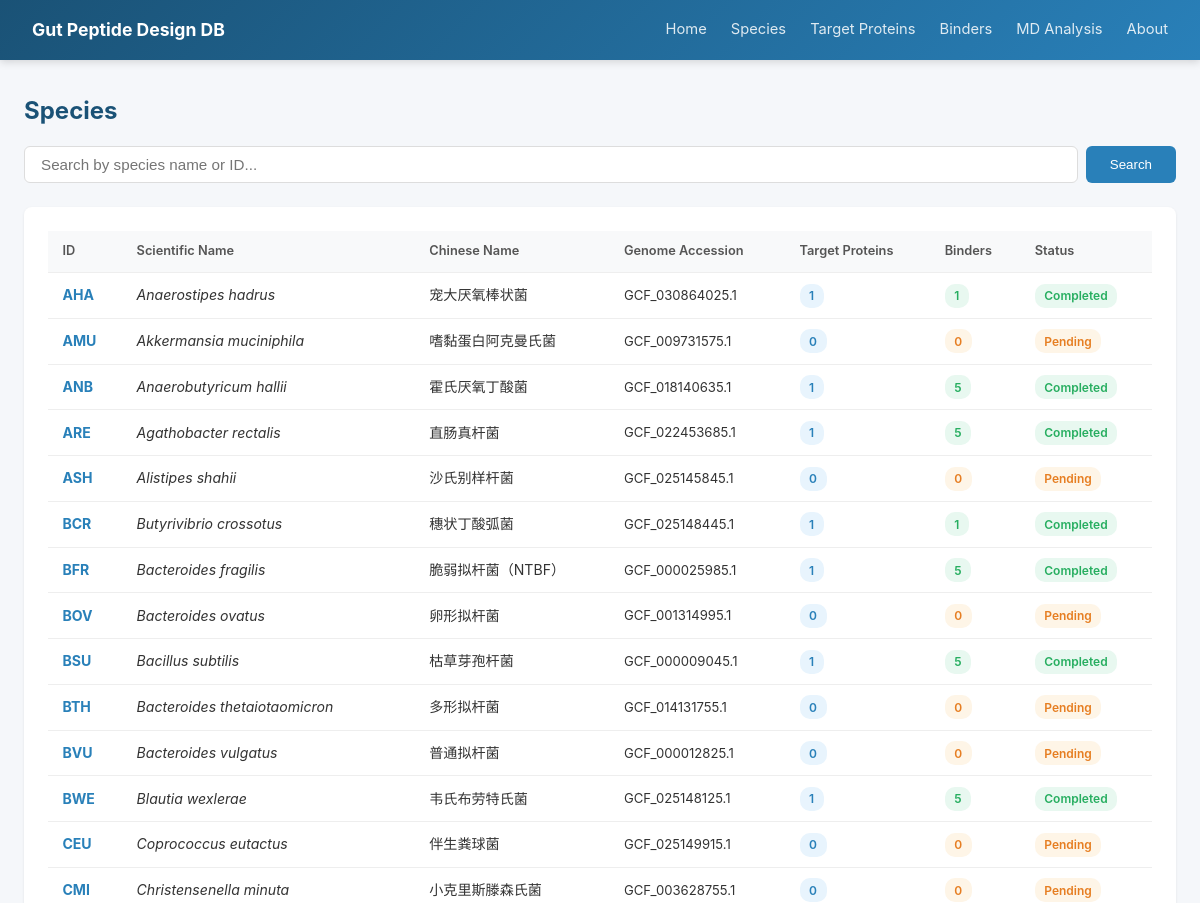
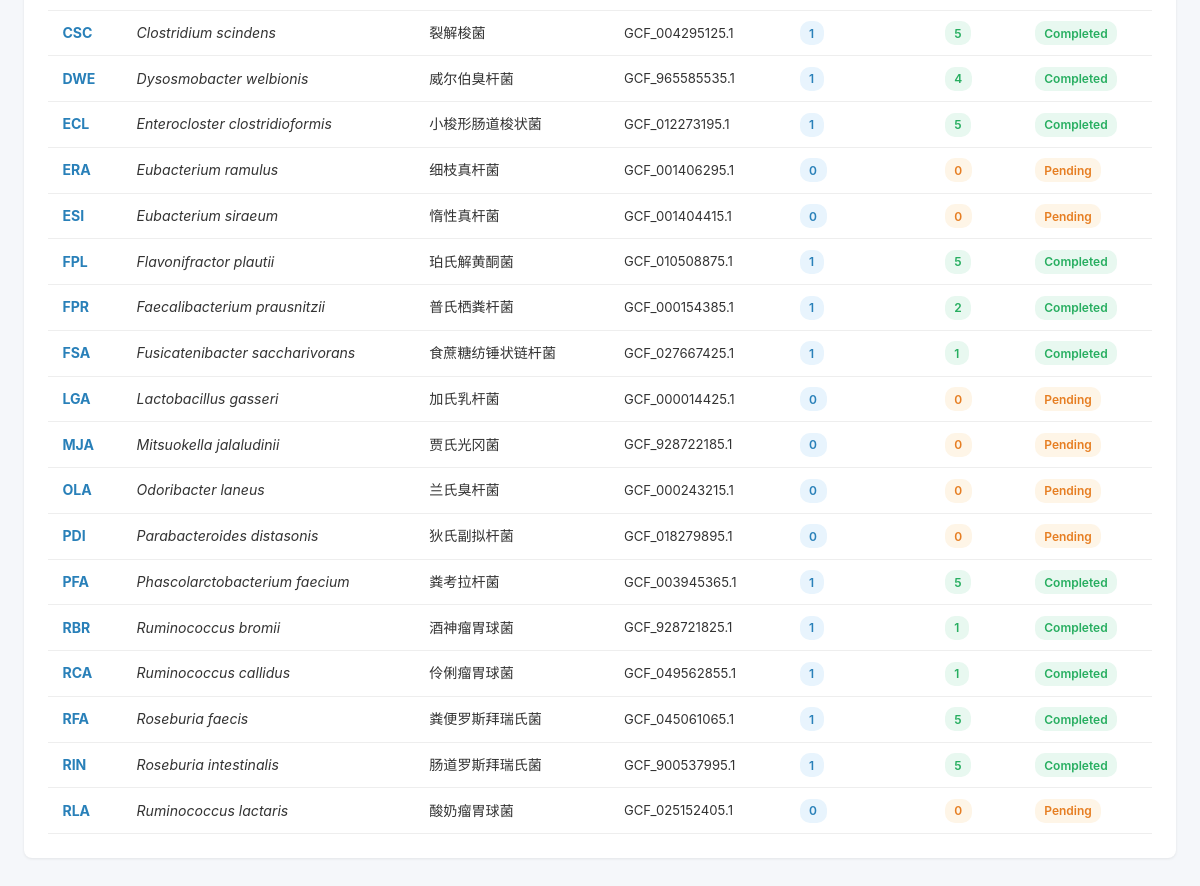
Screenshot of /species with the database file from the repository (2 pictures, top to bottom).
### tables this page shows
CREATE TABLE Species (
        Species_ID      TEXT PRIMARY KEY,
        Scientific_Name TEXT NOT NULL,
        Chinese_Name    TEXT,
        Taxonomy_ID     INTEGER,
        Genome_Accession TEXT,
        Proteome_Source TEXT,
        Notes           TEXT
    );

### app.py (the view)
@app.route('/species')
def species_list():
    db = get_db()
    q = request.args.get('q', '')
    if q:
        rows = db.execute("""
            SELECT s.*,
                   (SELECT COUNT(*) FROM Target_Protein p WHERE p.Species_ID=s.Species_ID) as protein_cnt,
                   (SELECT COUNT(*) FROM Binder b WHERE b.Species_ID=s.Species_ID) as binder_cnt
            FROM Species s WHERE s.Scientific_Name LIKE ? OR s.Chinese_Name LIKE ? OR s.Species_ID LIKE ?
            ORDER BY s.Species_ID
        """, (f'%{q}%',f'%{q}%',f'%{q}%')).fetchall()
    else:
        rows = db.execute("""
            SELECT s.*,
                   (SELECT COUNT(*) FROM Target_Protein p WHERE p.Species_ID=s.Species_ID) as protein_cnt,
                   (SELECT COUNT(*) FROM Binder b WHERE b.Species_ID=s.Species_ID) as binder_cnt
            FROM Species s ORDER BY s.Species_ID
        """).fetchall()
    return render_template('species.html', species=rows, q=q)

### app.py (called while the page is built)
def get_db():
    if 'db' not in g:
        g.db = sqlite3.connect(DB_PATH)
        g.db.row_factory = sqlite3.Row
    return g.db

### templates/species.html (shortened to what this page needs)
{% extends "base.html" %}
{% block content %}
<h1>Species</h1>
<div class="search-box">
    <form method="GET" action="/species" style="display:flex; gap:.5rem; width:100%;">
        <input type="text" name="q" value="{{ q }}" placeholder="Search by species name or ID...">
        <button type="submit">Search</button>
    </form>
</div>
<div class="card">
    <table>
        <thead><tr><th>ID</th><th>Scientific Name</th><th>Chinese Name</th><th>Genome Accession</th><th>Target Proteins</th><th>Binders</th><th>Status</th></tr></thead>
        <tbody>
            {% for s in species %}
            <tr>
                <td><a href="/species/{{ s.Species_ID }}"><strong>{{ s.Species_ID }}</strong></a></td>
                <td><em>{{ s.Scientific_Name }}</em></td>
                <td>{{ s.Chinese_Name }}</td>
                <td style="font-size:.82rem;">{{ s.Genome_Accession }}</td>
                <td><span class="badge badge-blue">{{ s.protein_cnt }}</span></td>
                <td>{% if s.binder_cnt > 0 %}<span class="badge badge-green">{{ s.binder_cnt }}</span>{% else %}<span class="badge badge-orange">0</span>{% endif %}</td>
                <td>{% if s.binder_cnt > 0 %}<span class="badge badge-green">Completed</span>{% else %}<span class="badge badge-orange">Pending</span>{% endif %}</td>
            </tr>
            {% endfor %}
        </tbody>
    </table>
</div>
{% endblock %}

### templates/base.html (style rules this page uses)
* { margin:0; padding:0; box-sizing:border-box; }
body { font-family:-apple-system,BlinkMacSystemFont,"Segoe UI","PingFang SC","Microsoft YaHei",sans-serif; background:#f5f7fa; color:#333; line-height:1.6; }
.card { background:white; border-radius:8px; box-shadow:0 1px 3px rgba(0,0,0,.08); padding:1.5rem; margin-bottom:1.5rem; }
table { width:100%; border-collapse:collapse; font-size:.88rem; }
th,td { padding:.65rem .9rem; text-align:left; border-bottom:1px solid #eee; }
th { background:#f8f9fa; font-weight:600; color:#555; font-size:.8rem; }
.search-box { display:flex; gap:.5rem; margin-bottom:1.5rem; }
.search-box input { flex:1; padding:.55rem 1rem; border:1px solid #ddd; border-radius:6px; font-size:.95rem; }
.search-box button { padding:.55rem 1.5rem; background:#2980b9; color:white; border:none; border-radius:6px; cursor:pointer; }
.badge { display:inline-block; padding:.15rem .6rem; border-radius:10px; font-size:.75rem; font-weight:600; }
.badge-blue { background:#e8f4fd; color:#2980b9; }
.badge-green { background:#e8f8f0; color:#27ae60; }
.badge-orange { background:#fef5e7; color:#e67e22; }
h1 { font-size:1.5rem; margin-bottom:1rem; color:#1a5276; }
a { color:#2980b9; text-decoration:none; }

### rows the page displays
Species: Species_ID "AHA", Scientific_Name "Anaerostipes hadrus", Chinese_Name "宠大厌氧棒状菌", Genome_Accession "GCF_030864025.1", protein_cnt "1", binder_cnt "1", shows "Completed"
Species: Species_ID "AMU", Scientific_Name "Akkermansia muciniphila", Chinese_Name "嗜黏蛋白阿克曼氏菌", Genome_Accession "GCF_009731575.1", protein_cnt "0", shows "Pending"
Species: Species_ID "ANB", Scientific_Name "Anaerobutyricum hallii", Chinese_Name "霍氏厌氧丁酸菌", Genome_Accession "GCF_018140635.1", protein_cnt "1", binder_cnt "5", shows "Completed"
Species: Species_ID "ARE", Scientific_Name "Agathobacter rectalis", Chinese_Name "直肠真杆菌", Genome_Accession "GCF_022453685.1", protein_cnt "1", binder_cnt "5", shows "Completed"
Species: Species_ID "ASH", Scientific_Name "Alistipes shahii", Chinese_Name "沙氏别样杆菌", Genome_Accession "GCF_025145845.1", protein_cnt "0", shows "Pending"
Species: Species_ID "BCR", Scientific_Name "Butyrivibrio crossotus", Chinese_Name "穗状丁酸弧菌", Genome_Accession "GCF_025148445.1", protein_cnt "1", binder_cnt "1", shows "Completed"
Species: Species_ID "BFR", Scientific_Name "Bacteroides fragilis", Chinese_Name "脆弱拟杆菌（NTBF）", Genome_Accession "GCF_000025985.1", protein_cnt "1", binder_cnt "5", shows "Completed"
Species: Species_ID "BOV", Scientific_Name "Bacteroides ovatus", Chinese_Name "卵形拟杆菌", Genome_Accession "GCF_001314995.1", protein_cnt "0", shows "Pending"
Species: Species_ID "BSU", Scientific_Name "Bacillus subtilis", Chinese_Name "枯草芽孢杆菌", Genome_Accession "GCF_000009045.1", protein_cnt "1", binder_cnt "5", shows "Completed"
Species: Species_ID "BTH", Scientific_Name "Bacteroides thetaiotaomicron", Chinese_Name "多形拟杆菌", Genome_Accession "GCF_014131755.1", protein_cnt "0", shows "Pending"
Species: Species_ID "BVU", Scientific_Name "Bacteroides vulgatus", Chinese_Name "普通拟杆菌", Genome_Accession "GCF_000012825.1", protein_cnt "0", shows "Pending"
Species: Species_ID "BWE", Scientific_Name "Blautia wexlerae", Chinese_Name "韦氏布劳特氏菌", Genome_Accession "GCF_025148125.1", protein_cnt "1", binder_cnt "5", shows "Completed"
Species: Species_ID "CEU", Scientific_Name "Coprococcus eutactus", Chinese_Name "伴生粪球菌", Genome_Accession "GCF_025149915.1", protein_cnt "0", shows "Pending"
Species: Species_ID "CMI", Scientific_Name "Christensenella minuta", Chinese_Name "小克里斯滕森氏菌", Genome_Accession "GCF_003628755.1", protein_cnt "0", shows "Pending"
Species: Species_ID "CSC", Scientific_Name "Clostridium scindens", Chinese_Name "裂解梭菌", Genome_Accession "GCF_004295125.1", protein_cnt "1", binder_cnt "5", shows "Completed"
Species: Species_ID "DWE", Scientific_Name "Dysosmobacter welbionis", Chinese_Name "威尔伯臭杆菌", Genome_Accession "GCF_965585535.1", protein_cnt "1", binder_cnt "4", shows "Completed"
Species: Species_ID "ECL", Scientific_Name "Enterocloster clostridioformis", Chinese_Name "小梭形肠道梭状菌", Genome_Accession "GCF_012273195.1", protein_cnt "1", binder_cnt "5", shows "Completed"
Species: Species_ID "ERA", Scientific_Name "Eubacterium ramulus", Chinese_Name "细枝真杆菌", Genome_Accession "GCF_001406295.1", protein_cnt "0", shows "Pending"
Species: Species_ID "ESI", Scientific_Name "Eubacterium siraeum", Chinese_Name "惰性真杆菌", Genome_Accession "GCF_001404415.1", protein_cnt "0", shows "Pending"
Species: Species_ID "FPL", Scientific_Name "Flavonifractor plautii", Chinese_Name "珀氏解黄酮菌", Genome_Accession "GCF_010508875.1", protein_cnt "1", binder_cnt "5", shows "Completed"
Species: Species_ID "FPR", Scientific_Name "Faecalibacterium prausnitzii", Chinese_Name "普氏栖粪杆菌", Genome_Accession "GCF_000154385.1", protein_cnt "1", binder_cnt "2", shows "Completed"
Species: Species_ID "FSA", Scientific_Name "Fusicatenibacter saccharivorans", Chinese_Name "食蔗糖纺锤状链杆菌", Genome_Accession "GCF_027667425.1", protein_cnt "1", binder_cnt "1", shows "Completed"
Species: Species_ID "LGA", Scientific_Name "Lactobacillus gasseri", Chinese_Name "加氏乳杆菌", Genome_Accession "GCF_000014425.1", protein_cnt "0", shows "Pending"
Species: Species_ID "MJA", Scientific_Name "Mitsuokella jalaludinii", Chinese_Name "贾氏光冈菌", Genome_Accession "GCF_928722185.1", protein_cnt "0", shows "Pending"
Species: Species_ID "OLA", Scientific_Name "Odoribacter laneus", Chinese_Name "兰氏臭杆菌", Genome_Accession "GCF_000243215.1", protein_cnt "0", shows "Pending"
Species: Species_ID "PDI", Scientific_Name "Parabacteroides distasonis", Chinese_Name "狄氏副拟杆菌", Genome_Accession "GCF_018279895.1", protein_cnt "0", shows "Pending"
Species: Species_ID "PFA", Scientific_Name "Phascolarctobacterium faecium", Chinese_Name "粪考拉杆菌", Genome_Accession "GCF_003945365.1", protein_cnt "1", binder_cnt "5", shows "Completed"
Species: Species_ID "RBR", Scientific_Name "Ruminococcus bromii", Chinese_Name "酒神瘤胃球菌", Genome_Accession "GCF_928721825.1", protein_cnt "1", binder_cnt "1", shows "Completed"
Species: Species_ID "RCA", Scientific_Name "Ruminococcus callidus", Chinese_Name "伶俐瘤胃球菌", Genome_Accession "GCF_049562855.1", protein_cnt "1", binder_cnt "1", shows "Completed"
Species: Species_ID "RFA", Scientific_Name "Roseburia faecis", Chinese_Name "粪便罗斯拜瑞氏菌", Genome_Accession "GCF_045061065.1", protein_cnt "1", binder_cnt "5", shows "Completed"
Species: Species_ID "RIN", Scientific_Name "Roseburia intestinalis", Chinese_Name "肠道罗斯拜瑞氏菌", Genome_Accession "GCF_900537995.1", protein_cnt "1", binder_cnt "5", shows "Completed"
Species: Species_ID "RLA", Scientific_Name "Ruminococcus lactaris", Chinese_Name "酸奶瘤胃球菌", Genome_Accession "GCF_025152405.1", protein_cnt "0", shows "Pending"
